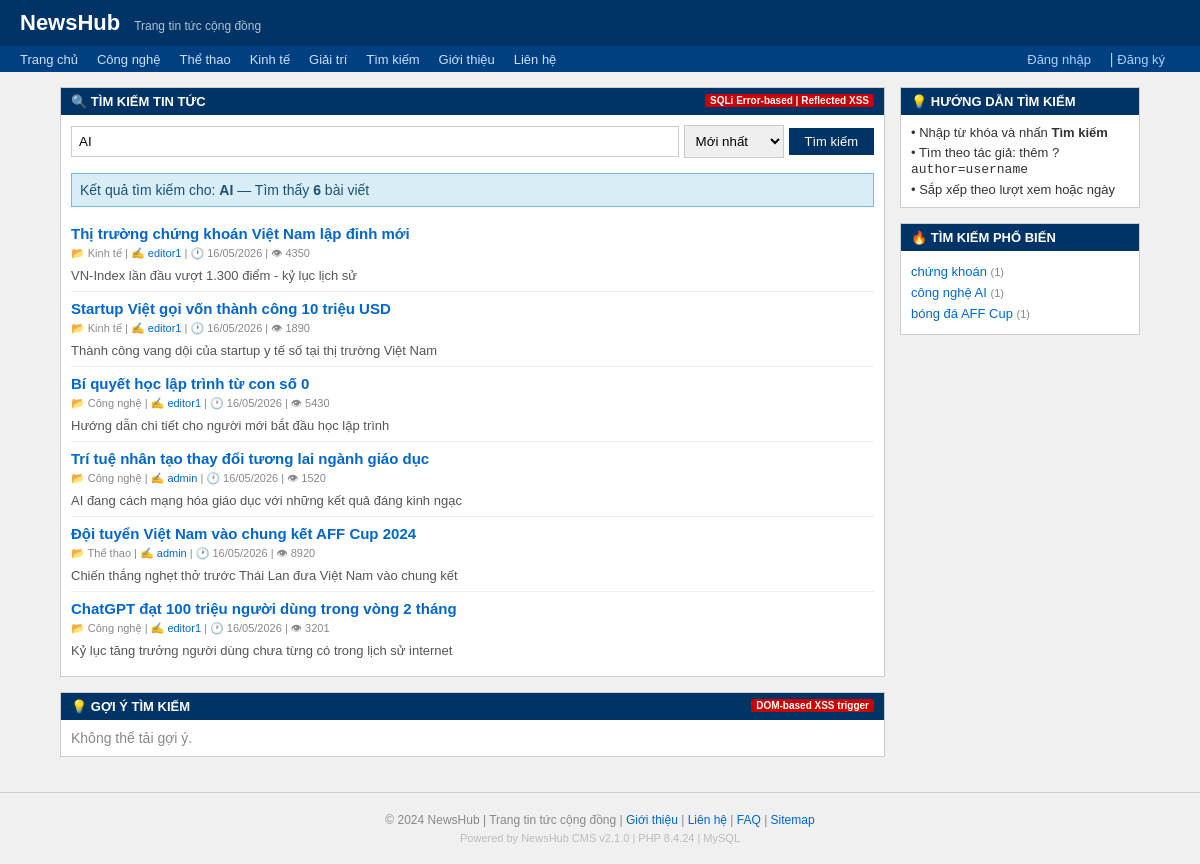
The app's page /search.php?q=AI with its own data.
### tables this page shows
CREATE TABLE news (
    id INT AUTO_INCREMENT PRIMARY KEY,
    title VARCHAR(255) NOT NULL,
    content TEXT,
    summary VARCHAR(500),
    author_id INT,
    category_id INT,
    views INT DEFAULT 0,
    status ENUM('published','draft','hidden') DEFAULT 'published',
    tags VARCHAR(255),
    created_at DATETIME DEFAULT CURRENT_TIMESTAMP,
    updated_at DATETIME DEFAULT CURRENT_TIMESTAMP ON UPDATE CURRENT_TIMESTAMP,
    FOREIGN KEY (author_id) REFERENCES users(id),
    FOREIGN KEY (category_id) REFERENCES categories(id)
);

CREATE TABLE categories (
    id INT AUTO_INCREMENT PRIMARY KEY,
    name VARCHAR(100) NOT NULL,
    slug VARCHAR(100) NOT NULL,
    description TEXT
);

CREATE TABLE users (
    id INT AUTO_INCREMENT PRIMARY KEY,
    username VARCHAR(100) NOT NULL,
    password VARCHAR(255) NOT NULL,
    email VARCHAR(150),
    role ENUM('admin','editor','user') DEFAULT 'user',
    bio TEXT,
    avatar VARCHAR(255),
    created_at DATETIME DEFAULT CURRENT_TIMESTAMP,
    last_login DATETIME
);

### www/search.php (the view, shortened to what this page needs)
<?php
$q = $_GET['q'] ?? '';
$author = $_GET['author'] ?? '';
$sort = $_GET['sort'] ?? 'newest';
require_once __DIR__ . '/includes/header.php';
$results = [];
$total = 0;
if ($q !== '' || $author !== '') {
    $where_parts = [];
    if ($q !== '') {
        $where_parts[] = "(n.title LIKE '%$q%' OR n.content LIKE '%$q%' OR n.tags LIKE '%$q%')";
    }
    $where = implode(' AND ', $where_parts);
    $order = ($sort === 'views') ? 'n.views DESC' : 'n.created_at DESC';
    $sql = "SELECT n.id, n.title, n.summary, n.created_at, n.views, u.username, c.name as cat_name
            FROM news n
            JOIN users u ON n.author_id = u.id
            JOIN categories c ON n.category_id = c.id
            WHERE $where AND n.status = 'published'
            ORDER BY $order
            LIMIT 20";
    $result = $conn->query($sql);
    if (!$result) {
        $error_msg = "Lỗi tìm kiếm: " . $conn->error;
    } else {
        $results = $result->fetch_all(MYSQLI_ASSOC);
        $total = count($results);
    }
    $ip = $_SERVER['REMOTE_ADDR'] ?? '127.0.0.1';
    $ua = $conn->real_escape_string($_SERVER['HTTP_USER_AGENT'] ?? '');
    $conn->query("INSERT INTO search_logs (keyword, ip_address, user_agent) VALUES ('$q', '$ip', '$ua')");
}
?>
<div id="wrapper">
    <div id="main">
        <div class="box">
            <div class="box-title">🔍 TÌM KIẾM TIN TỨC <span class="vuln-badge">SQLi Error-based | Reflected XSS</span></div>
            <div class="box-content">
                <form action="/search.php" method="GET" style="margin-bottom:15px;">
                    <div style="display:flex; gap:5px; align-items:center; flex-wrap:wrap;">
                        <input type="text" name="q"
                            value="<?= $q  ?>"
                            placeholder="Từ khóa tìm kiếm..."
                            style="flex:1;padding:7px;border:1px solid #ccc;min-width:200px;">
                        <select name="sort" style="padding:7px;border:1px solid #ccc;">
                            <option value="newest" <?= $sort === 'newest' ? 'selected' : '' ?>>Mới nhất</option>
                        </select>
                        <button type="submit" class="btn">Tìm kiếm</button>
                    </div>
                </form>
                <?php if ($q !== '' || $author !== ''): ?>
                    <div class="msg-info">
                        Kết quả tìm kiếm cho: <strong><?= $q ?: $author ?></strong>
                        — Tìm thấy <strong><?= $total ?></strong> bài viết
                    </div>
                <?php endif; ?>
                <?php if ($results): ?>
                    <?php foreach ($results as $item): ?>
                        <div class="article-item">
                            <div class="article-title">
                                <a href="/news.php?id=<?= $item['id'] ?>"><?= htmlspecialchars($item['title']) ?></a>
                            </div>
                            <div class="article-meta">
                                📂 <?= htmlspecialchars($item['cat_name']) ?> |
                                ✍ <a href="/search.php?author=<?= urlencode($item['username']) ?>"><?= htmlspecialchars($item['username']) ?></a> |
                                🕐 <?= date('d/m/Y', strtotime($item['created_at'])) ?> |
                                👁 <?= $item['views'] ?>
                            </div>
                            <div class="article-summary"><?= htmlspecialchars($item['summary']) ?></div>
                        </div>
                    <?php endforeach; ?>
                <?php endif; ?>
            </div>
        </div>
        <?php if ($q): ?>
            <div class="box">
                <div class="box-title">💡 GỢI Ý TÌM KIẾM <span class="vuln-badge">DOM-based XSS trigger</span></div>
                <div class="box-content">
                    <div id="suggestions-container">Đang tải gợi ý...</div>
                </div>
            </div>
        <?php endif; ?>
    </div>
    <div id="sidebar">
        <div class="box">
            <div class="box-title">💡 HƯỚNG DẪN TÌM KIẾM</div>
            <div class="box-content" style="font-size:13px;">
                <p>• Nhập từ khóa và nhấn <strong>Tìm kiếm</strong></p>
                <p style="margin-top:5px;">• Tìm theo tác giả: thêm <code>?author=username</code></p>
                <p style="margin-top:5px;">• Sắp xếp theo lượt xem hoặc ngày</p>
            </div>
        </div>
        <div class="box">
            <div class="box-title">🔥 TÌM KIẾM PHỔ BIẾN</div>
            <div class="box-content">
                <?php
                $popular = $conn->query("SELECT keyword, COUNT(*) as cnt FROM search_logs
                                     WHERE keyword != '' GROUP BY keyword
                                     ORDER BY cnt DESC LIMIT 8");
                if ($popular) {
                    while ($row = $popular->fetch_assoc()) {
                        echo '<div style="padding:3px 0;font-size:13px;">';
                        echo '<a href="/search.php?q=' . urlencode($row['keyword']) . '">';
                        echo htmlspecialchars($row['keyword']);
                        echo '</a> <span style="color:#888;font-size:11px;">(' . $row['cnt'] . ')</span>';
                        echo '</div>';
                    }
                }
                ?>
            </div>
        </div>
    </div>
</div>
<?php
require_once __DIR__ . '/includes/footer.php';
?>

### www/includes/header.php (style rules this page uses)
* { box-sizing: border-box; margin: 0; padding: 0; }
body { font-family: Arial, sans-serif; font-size: 14px; background: #f0f0f0; color: #333; }
a { color: #0066cc; text-decoration: none; }
#wrapper { max-width: 1100px; margin: 15px auto; display: flex; gap: 15px; padding: 0 10px; }
#main { flex: 1; min-width: 0; }
#sidebar { width: 240px; flex-shrink: 0; }
.box { background: white; border: 1px solid #ccc; margin-bottom: 15px; }
.box-title { background: #003366; color: white; padding: 6px 10px; font-size: 13px; font-weight: bold; }
.box-content { padding: 10px; }
.article-item { border-bottom: 1px solid #eee; padding: 8px 0; }
.article-item:last-child { border-bottom: none; }
.article-title { font-size: 15px; font-weight: bold; margin-bottom: 3px; }
.article-meta { font-size: 11px; color: #888; }
.article-summary { font-size: 13px; color: #555; margin-top: 4px; }
.btn { padding: 6px 16px; background: #003366; color: white; border: none; cursor: pointer; font-size: 13px; }
.msg-info { background: #d9edf7; border: 1px solid #7bb8d4; padding: 8px; margin-bottom: 10px; color: #1a5276; }
.vuln-badge { float: right; background: #c00; color: white; font-size: 10px; padding: 1px 5px; border-radius: 2px; }

### records on screen
news: title "Thị trường chứng khoán Việt Nam lập đỉnh mới", category.name "Kinh tế", author.username "editor1", created_at "16/05/2026", views "4350", summary "VN-Index lần đầu vượt 1.300 điểm - kỷ lục lịch sử"
news: title "Startup Việt gọi vốn thành công 10 triệu USD", category.name "Kinh tế", author.username "editor1", created_at "16/05/2026", views "1890", summary "Thành công vang dội của startup y tế số tại thị trường Việt Nam"
news: title "Bí quyết học lập trình từ con số 0", category.name "Công nghệ", author.username "editor1", created_at "16/05/2026", views "5430", summary "Hướng dẫn chi tiết cho người mới bắt đầu học lập trình"
news: title "Trí tuệ nhân tạo thay đổi tương lai ngành giáo dục", category.name "Công nghệ", author.username "admin", created_at "16/05/2026", views "1520", summary "AI đang cách mạng hóa giáo dục với những kết quả đáng kinh ngạc"
news: title "Đội tuyển Việt Nam vào chung kết AFF Cup 2024", category.name "Thể thao", author.username "admin", created_at "16/05/2026", views "8920", summary "Chiến thắng nghẹt thở trước Thái Lan đưa Việt Nam vào chung kết"
news: title "ChatGPT đạt 100 triệu người dùng trong vòng 2 tháng", category.name "Công nghệ", author.username "editor1", created_at "16/05/2026", views "3201", summary "Kỷ lục tăng trưởng người dùng chưa từng có trong lịch sử internet"

### other values on screen
SITE_NAME "NewsHub"
$q ?: $author "AI"
$total "6"
$row['keyword'] "chứng khoán"
$row['cnt'] "1"
$row['keyword'] "công nghệ AI"
$row['keyword'] "bóng đá AFF Cup"
PHP_VERSION "8.4.24"
